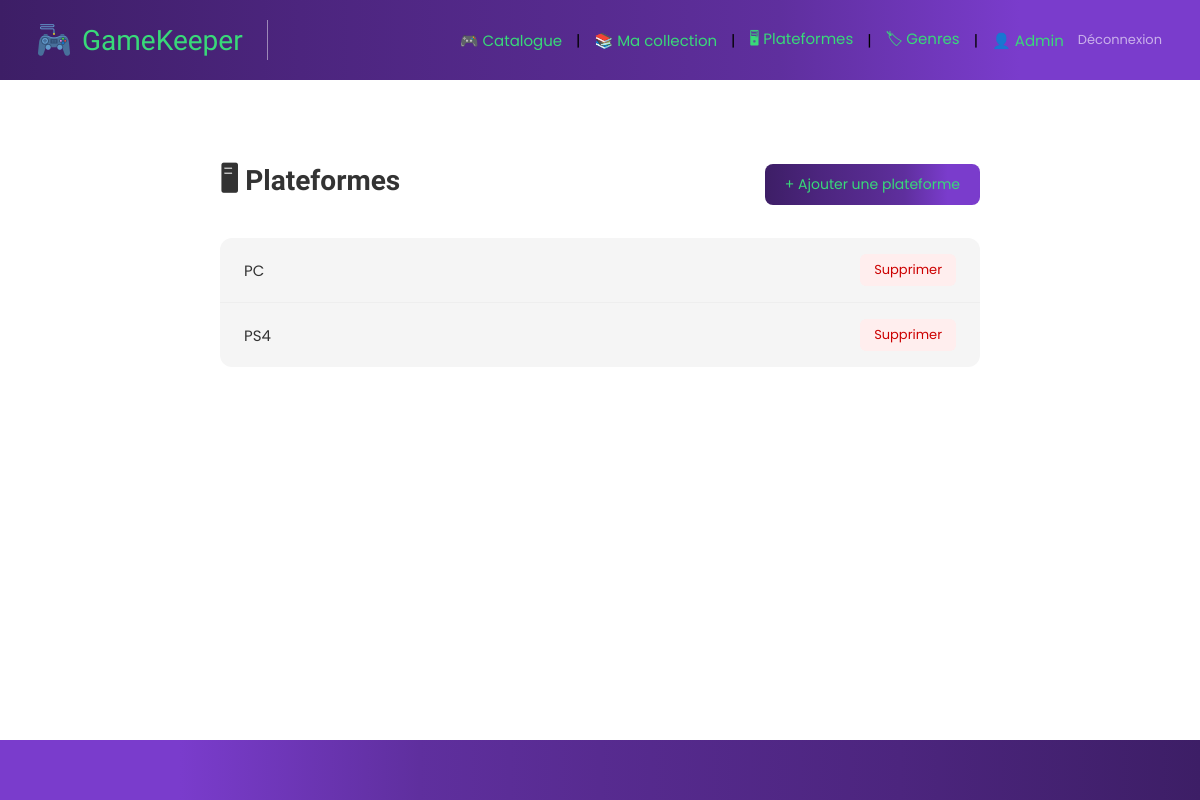
The page /public/?url=platform/index (signed in) on the database as committed earlier.
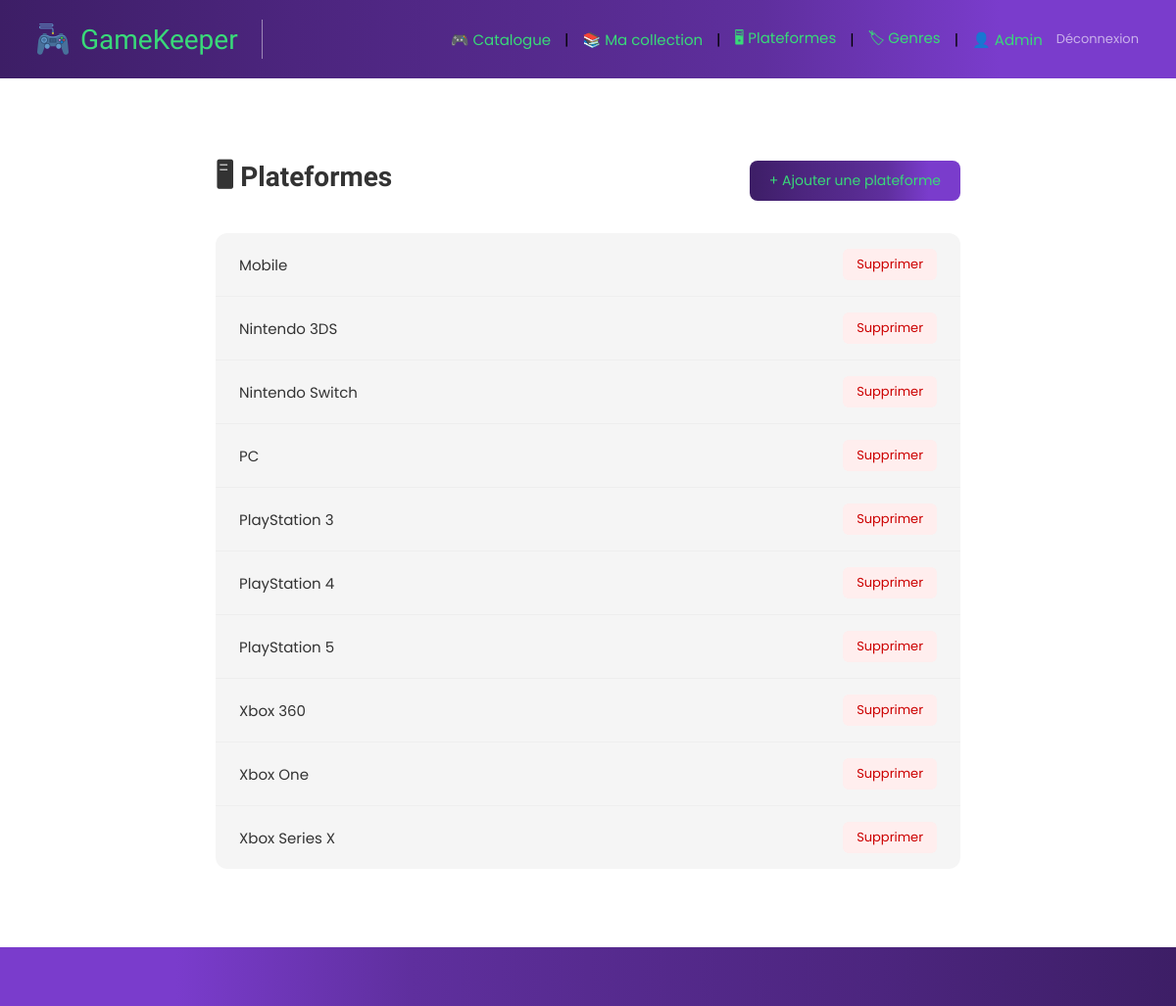
The same page on the database as committed later.
### tables this page shows
CREATE TABLE `platforms` (
  `id` int(11) NOT NULL,
  `name` varchar(100) NOT NULL
);

### app/Controllers/PlatformController.php (called while the page is built, shortened)
<?php
class PlatformController
{
    private PlatformModel $platformModel;
    public function __construct()
    {
        $this->platformModel = new PlatformModel();
    }
    public function index(): void
    {
        $platforms = $this->platformModel->findAll();
        require_once __DIR__ . '/../Views/platform/index.php';
    }
}

### app/Router.php (called while the page is built, shortened)
<?php
class Router
{
    public function dispatch(string $url): void
    {
        $parts = explode('/', trim($url, '/'));
        $methodName = isset($parts[1]) && $parts [1] !== ''
        ? $parts [1]
        : 'index';
        $controller = new $controllerClass();
        $controller->$methodName();
    }
}

### public/index.php (called while the page is built, shortened)
<?php
$url = $_GET['url'] ?? '';
$router = new App\Router();
$router->dispatch($url);

### app/Models/Model.php (called while the page is built, shortened)
<?php
abstract class Model
{
    protected PDO $db;
    protected string $table;
    public function __construct()
    {
        $database = new Database();
        $this->db = $database->getConnection();
    }
    public function findAll(): array
    {
        $stmt = $this->db->query("SELECT * FROM {$this->table}");
        return $stmt->fetchAll();
    }
}

### config/Database.php (called while the page is built, shortened)
<?php
class Database{
    private $host = 'localhost';
    private $db_name = 'gamekeeper';
    private $username = 'root';
    private $password = '';
    private ?PDO $connection = null;
    public function getConnection(): PDO{
        if($this->connection === null){
            try{
                $this->connection = new PDO("mysql:host={$this->host};dbname={$this->db_name}", $this->username, $this->password);
                $this->connection->setAttribute(PDO::ATTR_ERRMODE, PDO::ERRMODE_EXCEPTION);
                $this->connection->setAttribute(PDO::ATTR_DEFAULT_FETCH_MODE, PDO::FETCH_ASSOC);
            } catch(PDOException $e){
                die("Connection error: " . $e->getMessage());
            }
        }
        return $this->connection;
    }
}

### app/Views/platform/index.php (the view)
<?php require_once __DIR__ . '/../layout/header.php'; ?>
<main>
    <div class="admin-wrapper">
        <div class="admin-topbar">
            <h1>🖥 Plateformes</h1>
            <a href="/gamekeeper/public/?url=platform/create" class="btn-admin-add">
                + Ajouter une plateforme
            </a>
        </div>
        <div class="admin-list">
            <?php if (empty($platforms)): ?>
                <p class="admin-empty">Aucune plateforme pour le moment.</p>
            <?php else: ?>
                <?php foreach ($platforms as $platform): ?>
                    <div class="admin-list-item">
                        <span><?= htmlspecialchars($platform['name']) ?></span>
                        <a class="btn-admin-delete"
                           href="/gamekeeper/public/?url=platform/delete&id=<?= $platform['id'] ?>"
                           onclick="return confirm('Supprimer cette plateforme ?')">
                            Supprimer
                        </a>
                    </div>
                <?php endforeach; ?>
            <?php endif; ?>
        </div>
    </div>
</main>
<?php require_once __DIR__ . '/../layout/footer.php'; ?>

Rows that differ between the two databases and show on the page:
removed platforms: name "PS4"
added platforms: name "Mobile"
added platforms: name "Nintendo 3DS"
added platforms: name "Nintendo Switch"
added platforms: name "PlayStation 3"
added platforms: name "PlayStation 4"
added platforms: name "PlayStation 5"
added platforms: name "Xbox 360"
added platforms: name "Xbox One"
added platforms: name "Xbox Series X"
